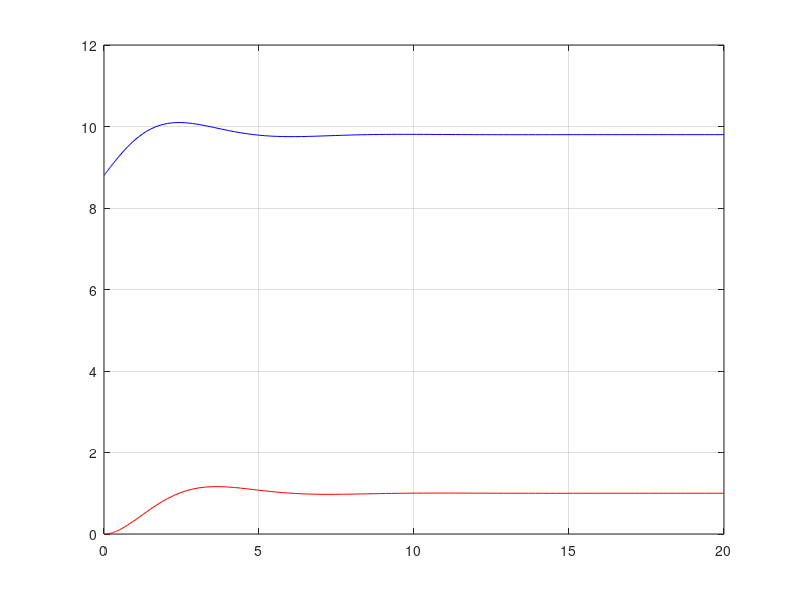

Recreate this plot in MATLAB.
clc;
clear;

t_start = 0;
t_stop = 20;

m = 1;
b = 1;
g = 9.8;

w0 = (m*g/4*b)^(1/2)
T0 = 4*b*w0^2
z_targ = 1
k_p = 1
k_d = 1

T_func = @(z, z_der) k_p*(z - z_targ) + k_d*z_der + T0;

f = @(x, z) [z(2), g - T_func(z(1), z(2))/m]';

z0 = [0, 0];
[t, Z] = ode45(f, [t_start; t_stop], z0);

plot(t, Z(:,1), 'r'), grid on, hold on
T = T_func(Z(:,1), Z(:,2));
plot(t, T, 'b')

